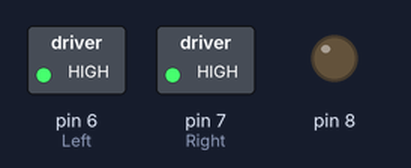
A sketch run on a simulated Arduino Uno, built with avr-gcc and run on an emulated ATmega328P. On the bench: switched loads named in the sketch (green lamp = pin HIGH), output pins drawn as LEDs (lit = HIGH).

Above: at 0.2 s.
At 1.7 s:
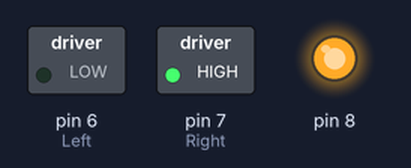
Timing chart, 0 to 3.0 s (numbered marks = the images above):
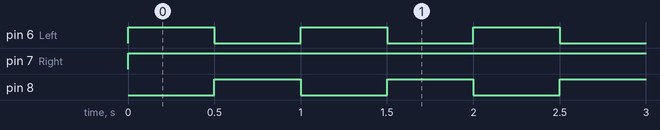

Measured:
- by itself, pin 6 (Left), pin 8: alternates HIGH for 0.50 s and LOW for 0.50 s
- by itself, pin 7 (Right): LOW → HIGH at 0.00 s

The sketch:

DC_Motor_Control.ino
```cpp
void setup() {

  pinMode(6, OUTPUT); //Left
  pinMode(7, OUTPUT);
  pinMode(8, OUTPUT);
  //pinMode(5, OUTPUT);
  //pinMode(6, OUTPUT);
  //pinMode(7, OUTPUT); //Right
}

void loop() {
  digitalWrite(6, HIGH);
  digitalWrite(8, LOW);
  //digitalWrite(5, HIGH);
  //digitalWrite(6, LOW);
  //analogWrite(2, 255);
  analogWrite(7, 255);
  delay(500);

  digitalWrite(6, LOW);
  digitalWrite(8, HIGH);
  //digitalWrite(5, LOW);
  //digitalWrite(6, HIGH);
  delay(500);
}
```
